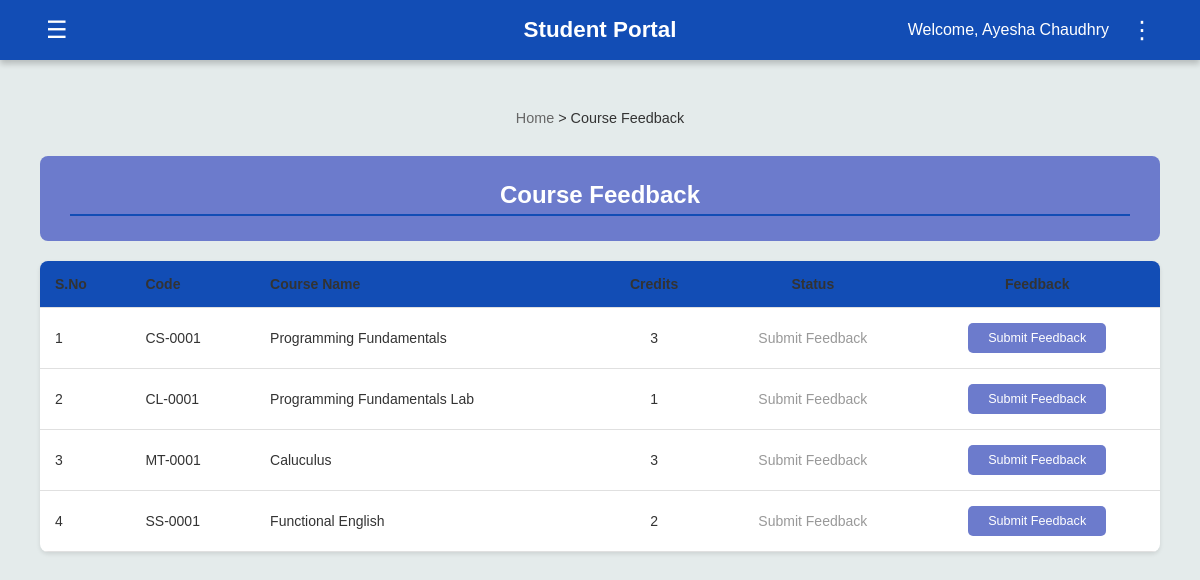
The app's page /student/feedback (signed in) with its own data.
### tables this page shows
CREATE TABLE students (
        Roll_No TEXT PRIMARY KEY,
        Name TEXT,
        Gender TEXT,
        DOB TEXT,
        CNIC TEXT,
        Email TEXT,
        Mobile_No TEXT,
        Current_Address TEXT,
        Permanent_Address TEXT,
        Home_Phone TEXT,
        Postal_Code TEXT,
        Password TEXT
    );

CREATE TABLE enrollments (
        Roll_No TEXT, Course_Code TEXT,
        FOREIGN KEY (Roll_No) REFERENCES students (Roll_No),
        FOREIGN KEY (Course_Code) REFERENCES courses (Course_Code)
    );

CREATE TABLE courses (
        Course_Code TEXT PRIMARY KEY,
        Course_Name TEXT, Credit_Hr INTEGER, Prerequisite TEXT
    );

### app.py (the view)
@app.route('/student/feedback', methods=['GET'])
def student_feedback_form():
    if 'user' not in session:
        flash('Please login as student', 'error')
        return redirect(url_for('student_login'))
    roll_no = session['user']
    conn = sqlite3.connect('flake.db')
    conn.row_factory = sqlite3.Row
    cur = conn.cursor()
    cur.execute("""
        SELECT Roll_No, Name
        FROM students
        WHERE Roll_No = ?
    """, (roll_no,))
    student = cur.fetchone()
    if not student:
        conn.close()
        flash("Student not found!", "danger")
        return redirect(url_for('student_home'))
    cur.execute("""
        SELECT e.Course_Code, c.Course_Name, c.Credit_Hr,
               t.Teacher_ID, t.Name AS Teacher_Name,
               CASE
                    WHEN f.id IS NOT NULL THEN 'Feedback Submitted'
                    ELSE 'Submit Feedback'
               END AS Status
        FROM enrollments e
        JOIN courses c ON e.Course_Code = c.Course_Code
        LEFT JOIN teacher_courses tc ON c.Course_Code = tc.Course_Code   -- changed
        LEFT JOIN teachers t ON tc.Teacher_ID = t.Teacher_ID             -- changed
        LEFT JOIN feedback f ON e.Roll_No = f.Roll_No AND e.Course_Code = f.Course_Code
        WHERE e.Roll_No = ?
    """, (roll_no,))
    courses = cur.fetchall()
    conn.close()
    return render_template('student_feedback_list.html', courses=courses)

### templates/student_feedback_list.html (shortened to what this page needs)
<!DOCTYPE html>
<html lang="en">
  <head>
    <link rel="stylesheet" href="{{ url_for('static', filename='portal_template.css') }}" />
    <link rel="stylesheet" href="{{ url_for('static', filename='feedback_styles.css') }}" />
    <link rel="stylesheet" href="https://cdnjs.cloudflare.com/ajax/libs/font-awesome/6.5.0/css/all.min.css" />
  </head>
  <body>
    <header>
      <button class="left-btn" id="menuToggle">&#9776;</button>
      <h1 class="portal-title"><b>Student Portal</b></h1>
      <div class="user-info">
        <span>Welcome, {{ session.get('user_name', 'Student') }}</span>
        <button class="options-btn" id="optionsToggle">&#8942;</button>
      </div>
    </header>
    <main>
      <div class="breadcrumb">
        <span style="color: #666;">Home</span> > <span style="color: #333;">Course Feedback</span>
      </div>
      <div class="page-header">
        <h2>Course Feedback</h2>
      </div>
      <div class="table-container">
        <table>
          <thead>
            <tr>
              <th>S.No</th>
              <th>Code</th>
              <th>Course Name</th>
              <th style="text-align: center;">Credits</th>
              <th style="text-align: center;">Status</th>
              <th style="text-align: center;">Feedback</th>
            </tr>
          </thead>
          <tbody>
            {% if courses %}
              {% for course in courses %}
              <tr>
                <td>{{ loop.index }}</td>
                <td>{{ course.Course_Code }}</td>
                <td>{{ course.Course_Name }}</td>
                <td style="text-align: center;">{{ course.Credit_Hr }}</td>
                <td style="text-align: center;">
                  {% if course.Status == 'Feedback Submitted' %}
                    <span class="status-submitted">{{ course.Status }}</span>
                  {% else %}
                    <span class="status-pending">{{ course.Status }}</span>
                  {% endif %}
                </td>
                <td style="text-align: center;">
                  {% if course.Status != 'Feedback Submitted' %}
                    <a href="{{ url_for('student_feedback_form_detail', course_code=course.Course_Code) }}" class="btn btn-primary">Submit Feedback</a>
                  {% else %}
                    <span class="text-success">Feedback Submitted</span>
                 {% endif %}
                </td>
              </tr>
              {% endfor %}
            {% else %}
              <tr>
                <td colspan="6" style="padding: 40px; text-align: center; color: #999;">
                  No courses available for feedback
                </td>
              </tr>
            {% endif %}
          </tbody>
        </table>
      </div>
    </main>
  </body>
</html>

### static/portal_template.css (style rules this page uses)
body { margin: 0; font-family: Arial, Helvetica, sans-serif; background-color: #E4EBEB; color: #333; }
header { background-color: #124DB5; display: flex; justify-content: space-between; align-items: center; padding: 15px 40px; color: white; box-shadow: 0 4px 6px rgba(0,0,0,0.2); position: relative; }
.left-btn, .options-btn { background: none; border: none; color: white; font-size: 24px; cursor: pointer; position: relative; }
.user-info { display: flex; align-items: center; gap: 15px; position: relative; }
main { padding: 40px; text-align: center; }
.portal-title { position: absolute; left: 50%; transform: translateX(-50%); font-size: 1.4rem; font-weight: bold; }
table { width: 100%; border-collapse: collapse; }
th, td { padding: 10px 12px; border-bottom: 1px solid #e0e0e0; text-align: left; font-size: 14px; }
th { background-color: #124DB5; color: white; }
h2 { border-bottom: 2px solid #124DB5; padding-bottom: 5px; margin-top: 30px; }

### static/feedback_styles.css (style rules this page uses)
.breadcrumb { font-size: 0.9em; margin-bottom: 20px; padding: 10px 0; }
.page-header { background: #6C7BCC; color: white; padding: 25px 30px; border-radius: 8px; margin-bottom: 20px; }
.page-header h2 { margin: 0; font-size: 1.5em; }
.table-container { background: white; border-radius: 8px; overflow: hidden; box-shadow: 0 2px 4px rgba(0,0,0,0.1); }
.table-container table { width: 100%; border-collapse: collapse; }
.table-container thead tr { background: #D5D8E8; }
.table-container th { padding: 15px; text-align: left; font-weight: 600; color: #333; }
.table-container td { padding: 15px; color: #333; }
.table-container tbody tr { border-bottom: 1px solid #E8E9F0; }
.status-pending { color: #999; }
.btn-primary { display: inline-block; background: #6C7BCC; color: white; padding: 8px 20px; border-radius: 5px; text-decoration: none; font-size: 0.9em; transition: background 0.3s; border: none; cursor: pointer; font-weight: 500; }

### records on screen
students: get "Ayesha Chaudhry"
enrollments: Course_Code "CS-0001", Course_Name "Programming Fundamentals", Credit_Hr "3", Status "Submit Feedback"
enrollments: Course_Code "CL-0001", Course_Name "Programming Fundamentals Lab", Credit_Hr "1", Status "Submit Feedback"
enrollments: Course_Code "MT-0001", Course_Name "Caluculus", Credit_Hr "3", Status "Submit Feedback"
enrollments: Course_Code "SS-0001", Course_Name "Functional English", Credit_Hr "2", Status "Submit Feedback"
